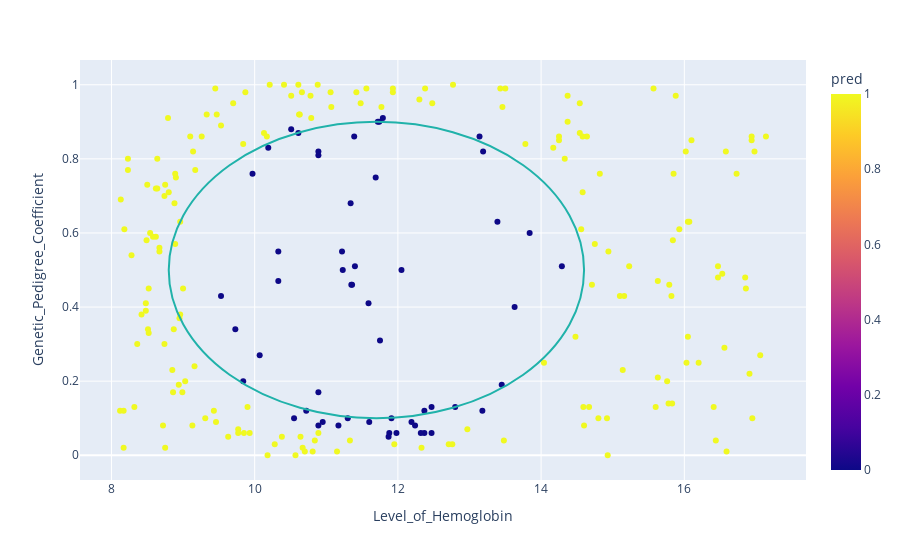

Notebook code for this chart:
### Markdown cell above
<span style="color:red">This circle should be small in order to reduce false negatives</span>

### Code cell
# wrong predictions

X_test['truth'] = Y_test.values
X_test['pred'] = Y_pred
X_test['errors'] = Y_test.values.flatten() == Y_pred
import plotly.express as px
fig = px.scatter(X_test[X_test.truth == 1], x="Level_of_Hemoglobin", y="Genetic_Pedigree_Coefficient", color="pred")
fig.add_shape(type="circle",
    xref="x", yref="y",
    x0=8.8, y0=0.1, x1=14.6, y1=0.9,
    line_color="LightSeaGreen",
)
fig.show()

### Figure 1 — Plotly figure (JSON) as saved in the notebook; plotly's stock layout.template omitted (floating-point values rounded to 4 significant figures; data arrays with more than 128 entries replaced by an {"elided": "..."} marker saying what was removed)
{"data": [{"hoverlabel": {"namelength": 0}, "hovertemplate": "Level_of_Hemoglobin=%{x}<br>Genetic_Pedigree_Coefficient=%{y}<br>pred=%{marker.color}", "legendgroup": "", "marker": {"color": {"elided": "235 int values"}, "coloraxis": "coloraxis", "symbol": "circle"}, "mode": "markers", "name": "", "showlegend": false, "type": "scatter", "x": {"elided": "235 float values"}, "xaxis": "x", "y": {"elided": "235 float values"}, "yaxis": "y"}], "layout": {"coloraxis": {"colorbar": {"title": {"text": "pred"}}, "colorscale": [[0, "#0d0887"], [0.1111, "#46039f"], [0.2222, "#7201a8"], [0.3333, "#9c179e"], [0.4444, "#bd3786"], [0.5556, "#d8576b"], [0.6667, "#ed7953"], [0.7778, "#fb9f3a"], [0.8889, "#fdca26"], [1, "#f0f921"]]}, "legend": {"tracegroupgap": 0}, "margin": {"t": 60}, "shapes": [{"line": {"color": "LightSeaGreen"}, "type": "circle", "x0": 8.8, "x1": 14.6, "xref": "x", "y0": 0.1, "y1": 0.9, "yref": "y"}], "xaxis": {"anchor": "y", "domain": [0, 1], "title": {"text": "Level_of_Hemoglobin"}}, "yaxis": {"anchor": "x", "domain": [0, 1], "title": {"text": "Genetic_Pedigree_Coefficient"}}}}
